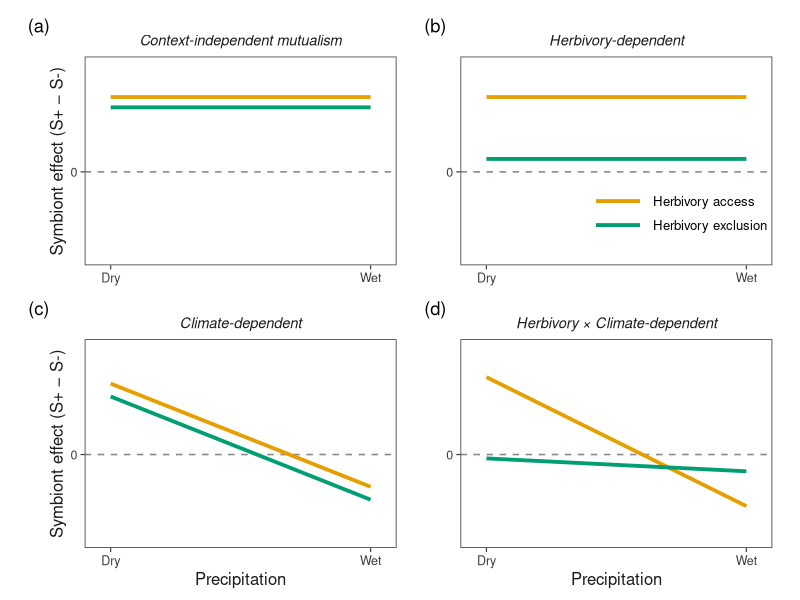
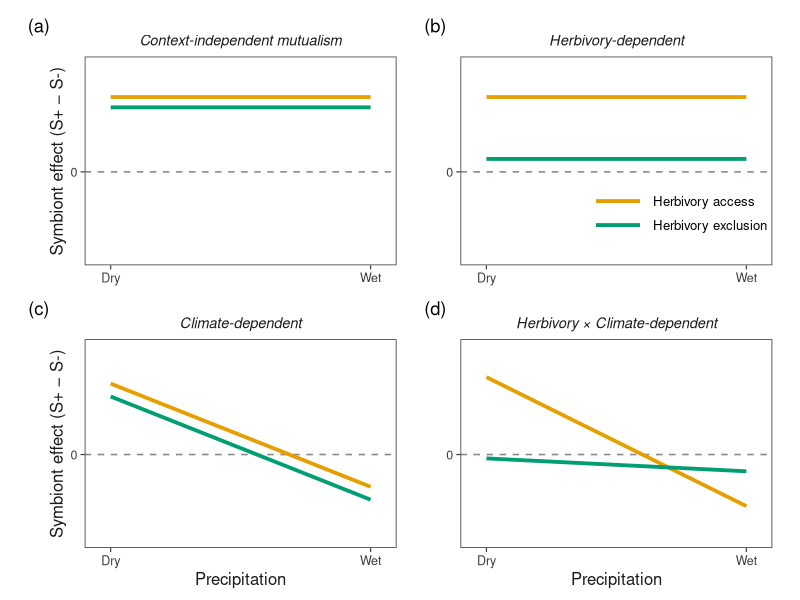

Source code (R) for these figures, in order:
library(ggplot2)
library(patchwork)

# ── Palette (colorblind-safe, Ecology Letters compatible) ──────────────────────
COL_HERB <- "#E69F00"
COL_EXCL <- "#009E73"

# ── Shared theme ───────────────────────────────────────────────────────────────
theme_el <- function(show_legend = FALSE) {
  theme_classic(base_size = 11, base_family = "Helvetica") +
    theme(
      # Panel
      panel.background  = element_rect(fill = "white", colour = NA),
      panel.border      = element_rect(colour = "#3C3C3C", fill = NA,
                                       linewidth = 0.55),
      panel.grid        = element_blank(),
      axis.line         = element_blank(),

      # Title – italic, not bold, lighter weight
      plot.title = element_text(
        face   = "italic",
        size   = 10.5,
        hjust  = 0.5,
        margin = margin(b = 5),
        colour = "#1A1A1A"
      ),

      # Axes
      axis.title       = element_text(size = 12, colour = "#1A1A1A"),
      axis.text        = element_text(size = 9,    colour = "#3C3C3C"),
      axis.ticks       = element_line(colour = "#3C3C3C", linewidth = 0.4),
      axis.ticks.length = unit(3, "pt"),

      # Legend – bottom of full figure (controlled at plot_annotation level)
      legend.position   = if (show_legend) c(0.70, 0.25) else "none",
      legend.background = element_blank(),
      legend.key        = element_blank(),
      legend.key.width  = unit(1.4, "cm"),
      legend.text       = element_text(size = 9.5, family = "Helvetica"),
      legend.title      = element_blank(),

      # Margins
      plot.margin = margin(6, 8, 4, 8)
    )
}

# ── Panel function ─────────────────────────────────────────────────────────────
make_panel <- function(title,
                       herb_i, herb_s,
                       excl_i, excl_s,
                       show_x      = FALSE,
                       show_y      = FALSE,
                       show_legend = FALSE) {

  x <- seq(0, 1, length.out = 300)

  df <- data.frame(
    x = rep(x, 2),
    y = c(herb_i + herb_s * x,
          excl_i + excl_s * x),
    treatment = rep(c("Herbivory access", "Herbivory exclusion"), each = 300)
  )

  df$treatment <- factor(df$treatment,
                         levels = c("Herbivory access", "Herbivory exclusion"))

  ggplot(df, aes(x = x, y = y,
                 colour   = treatment,
                 linetype = treatment)) +

    # Zero reference line – more visible than before
    geom_hline(yintercept = 0,
               colour    = "#888888",
               linewidth = 0.55,
               linetype  = "dashed") +

    # Slightly thicker lines for print legibility
    geom_line(linewidth = 1.3) +

    scale_colour_manual(
      values = c("Herbivory access"    = COL_HERB,
                 "Herbivory exclusion" = COL_EXCL)
    ) +

    scale_linetype_manual(
      values = c("Herbivory access"    = "solid",
                 "Herbivory exclusion" = "solid")
    ) +

    scale_x_continuous(
      breaks = c(0, 1),
      labels = c("Dry", "Wet"),
      expand = c(0.05, 0.05)
    ) +

    scale_y_continuous(
      breaks = 0,
      labels = "0",
      limits = c(-0.65, 0.82),
      expand = c(0.03, 0.03)
    ) +

    labs(
      title = title,
      x     = if (show_x) "Precipitation" else NULL,
      y     = if (show_y) "Symbiont effect (S+ \u2212 S-)" else NULL
    ) +

    theme_el(show_legend = show_legend)
}

# ── Panels ─────────────────────────────────────────────────────────────────────
p1 <- make_panel("Context-independent mutualism",
                 0.58,  0.00,
                 0.50,  0.00,
                 show_y = TRUE)

p2 <- make_panel("Herbivory-dependent",
                 0.58,  0.00,
                 0.10,  0.00,
                 show_legend = TRUE)   # legend pulled to figure bottom below

p3 <- make_panel("Climate-dependent",
                 0.55, -0.80,
                 0.45, -0.80,
                 show_x = TRUE, show_y = TRUE)

p4 <- make_panel("Herbivory \u00d7 Climate-dependent",
                 0.60, -1.00,
                -0.03, -0.10,
                 show_x = TRUE)

# ── Combine ────────────────────────────────────────────────────────────────────
# Extract legend from p2 and place it at the bottom of the combined figure
final <- (p1 | p2) / (p3 | p4) +

  plot_annotation(
    tag_levels = "a",
    tag_prefix = "(",
    tag_suffix = ")",
    theme = theme(
      plot.tag = element_text(
        face   = "bold",
        size   = 11,
        family = "Helvetica",
        colour = "#1A1A1A"
      ),
      plot.tag.position = c(0.01, 0.99)
    )
  ) &

  # Apply consistent spacing across all panels
  theme(plot.margin = margin(6, 10, 4, 10))

# ── Save ───────────────────────────────────────────────────────────────────────
# Update path to your local directory
out_path <- "/Users/jacobmoutouama/Dropbox/Miller Lab/github/endo-range-limits/Figure/conceptual_figure.pdf"

ggsave(out_path,
       plot   = final,
       width  = 8,
       height = 6.0,        # slightly tighter than before
       device = cairo_pdf)

# Also save a high-res PNG for quick preview
ggsave(sub("\\.pdf$", ".png", out_path),
       plot   = final,
       width  = 7.5,
       height = 6.0,
       dpi    = 300)

message("Saved: conceptual_figure.pdf and conceptual_figure.png")
